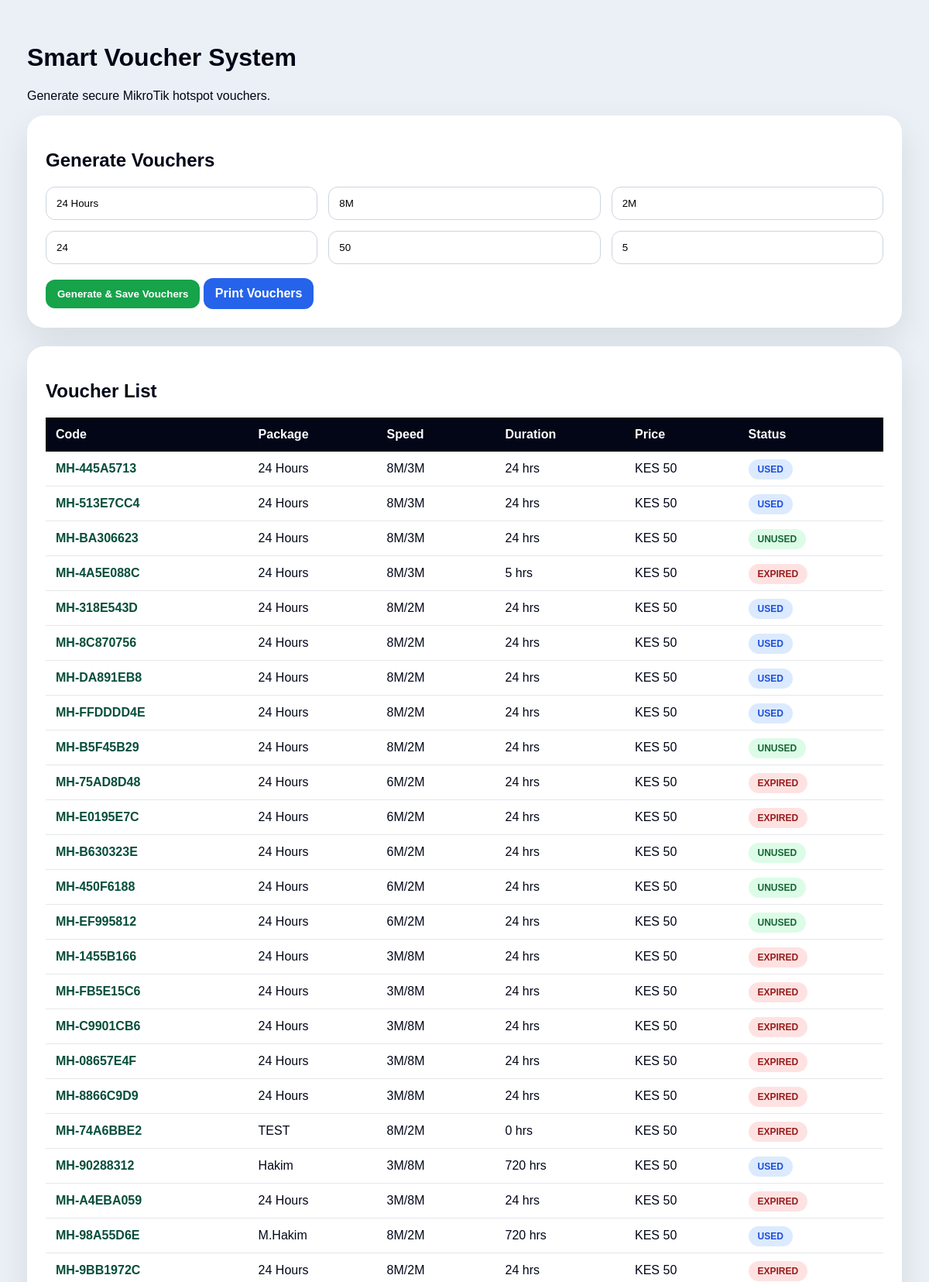
The page /smart_vouchers_before_final_pro_ui_2026-05-20_161318.php (upper part) on the database its author committed.
### tables this page shows
CREATE TABLE `smart_vouchers` (
  `id` int NOT NULL AUTO_INCREMENT,
  `voucher_code` varchar(50) NOT NULL,
  `package_name` varchar(100) DEFAULT NULL,
  `speed_down` varchar(30) DEFAULT '8M',
  `speed_up` varchar(30) DEFAULT '2M',
  `duration_hours` int DEFAULT '24',
  `price` decimal(10,2) DEFAULT '0.00',
  `status` enum('unused','used','expired') DEFAULT 'unused',
  `used_by` varchar(100) DEFAULT NULL,
  `used_at` datetime DEFAULT NULL,
  `expires_at` datetime DEFAULT NULL,
  `created_at` timestamp NULL DEFAULT CURRENT_TIMESTAMP,
  `updated_at` timestamp NULL DEFAULT NULL,
  PRIMARY KEY (`id`),
  UNIQUE KEY `voucher_code` (`voucher_code`)
);

### smart_vouchers_before_final_pro_ui_2026-05-20_161318.php (the view, shortened to what this page needs)
<?php
require_once __DIR__ . "/config/database.php";
$pdo->exec("
CREATE TABLE IF NOT EXISTS smart_vouchers (
 id INT AUTO_INCREMENT PRIMARY KEY,
 voucher_code VARCHAR(50) UNIQUE NOT NULL,
 package_name VARCHAR(100),
 speed_down VARCHAR(30) DEFAULT '8M',
 speed_up VARCHAR(30) DEFAULT '2M',
 duration_hours INT DEFAULT 24,
 price DECIMAL(10,2) DEFAULT 0,
 status ENUM('unused','used','expired') DEFAULT 'unused',
 used_by VARCHAR(100) NULL,
 used_at DATETIME NULL,
 expires_at DATETIME NULL,
 created_at TIMESTAMP DEFAULT CURRENT_TIMESTAMP
)
");
$vouchers = $pdo->query("
SELECT * FROM smart_vouchers
ORDER BY id DESC
LIMIT 100
")->fetchAll(PDO::FETCH_ASSOC);
?>
<!DOCTYPE html>
<html>
<head>
</head>
<body>
<div class="main">
<h1>Smart Voucher System</h1>
<p>Generate secure MikroTik hotspot vouchers.</p>
<div class="card">
<h2>Generate Vouchers</h2>
<form method="POST" action="smart_vouchers.php">
<div class="grid">
<input name="package_name" value="24 Hours" required>
<input name="speed_down" value="8M" required>
<input name="speed_up" value="2M" required>
<input name="duration_hours" type="number" value="24" required>
<input name="price" type="number" value="50" required>
<input name="qty" type="number" value="5" required>
</div>
<br>
<button class="green" type="submit">Generate & Save Vouchers</button>
<a class="blue btn" href="print_vouchers.php" target="_blank">Print Vouchers</a>
</form>
</div>
<div class="card">
<h2>Voucher List</h2>
<table>
<tr>
<th>Code</th>
<th>Package</th>
<th>Speed</th>
<th>Duration</th>
<th>Price</th>
<th>Status</th>
</tr>
<?php foreach($vouchers as $v): ?>
<tr>
<td class="voucher-code"><?php echo htmlspecialchars($v["voucher_code"]); ?></td>
<td><?php echo htmlspecialchars($v["package_name"]); ?></td>
<td><?php echo htmlspecialchars($v["speed_down"]."/".$v["speed_up"]); ?></td>
<td><?php echo (int)$v["duration_hours"]; ?> hrs</td>
<td>KES <?php echo number_format((float)$v["price"]); ?></td>
<td><span class="badge <?php echo $v["status"]; ?>"><?php echo strtoupper($v["status"]); ?></span></td>
</tr>
<?php endforeach; ?>
</table>
</div>
</div>
</body>
</html>

### smart_vouchers_before_final_pro_ui_2026-05-20_161318.php (style rules this page uses)
body { margin:0;font-family:Arial;background:#eaf0f5;color:#020617 }
.main { padding:35px }
.card { background:white;border-radius:22px;padding:24px;margin-bottom:24px;box-shadow:0 18px 45px rgba(15,23,42,.09) }
.grid { display:grid;grid-template-columns:repeat(3,1fr);gap:14px }
input { padding:13px;border:1px solid #cbd5e1;border-radius:12px;width:100%;box-sizing:border-box }
button,.btn { border:0;padding:11px 15px;border-radius:12px;font-weight:900;text-decoration:none;display:inline-block }
.green { background:#16a34a;color:white }
.blue { background:#2563eb;color:white }
table { width:100%;border-collapse:collapse }
th { background:#020617;color:white;text-align:left;padding:13px }
td { padding:13px;border-bottom:1px solid #e5e7eb }
.badge { padding:6px 12px;border-radius:999px;font-weight:900;font-size:12px }
.unused { background:#dcfce7;color:#166534 }
.used { background:#dbeafe;color:#1d4ed8 }
.expired { background:#fee2e2;color:#991b1b }
.voucher-code { font-weight:900;color:#064e3b }

### rows shown on the page
smart_vouchers: voucher_code "MH-445A5713", package_name "24 Hours", speed_down+speed_up "8M/3M", duration_hours "24", price "50", status "USED"
smart_vouchers: voucher_code "MH-513E7CC4", package_name "24 Hours", speed_down+speed_up "8M/3M", duration_hours "24", price "50", status "USED"
smart_vouchers: voucher_code "MH-BA306623", package_name "24 Hours", speed_down+speed_up "8M/3M", duration_hours "24", price "50", status "UNUSED"
smart_vouchers: voucher_code "MH-4A5E088C", package_name "24 Hours", speed_down+speed_up "8M/3M", duration_hours "5", price "50", status "EXPIRED"
smart_vouchers: voucher_code "MH-318E543D", package_name "24 Hours", speed_down+speed_up "8M/2M", duration_hours "24", price "50", status "USED"
smart_vouchers: voucher_code "MH-8C870756", package_name "24 Hours", speed_down+speed_up "8M/2M", duration_hours "24", price "50", status "USED"
smart_vouchers: voucher_code "MH-DA891EB8", package_name "24 Hours", speed_down+speed_up "8M/2M", duration_hours "24", price "50", status "USED"
smart_vouchers: voucher_code "MH-FFDDDD4E", package_name "24 Hours", speed_down+speed_up "8M/2M", duration_hours "24", price "50", status "USED"
smart_vouchers: voucher_code "MH-B5F45B29", package_name "24 Hours", speed_down+speed_up "8M/2M", duration_hours "24", price "50", status "UNUSED"
smart_vouchers: voucher_code "MH-75AD8D48", package_name "24 Hours", speed_down+speed_up "6M/2M", duration_hours "24", price "50", status "EXPIRED"
smart_vouchers: voucher_code "MH-E0195E7C", package_name "24 Hours", speed_down+speed_up "6M/2M", duration_hours "24", price "50", status "EXPIRED"
smart_vouchers: voucher_code "MH-B630323E", package_name "24 Hours", speed_down+speed_up "6M/2M", duration_hours "24", price "50", status "UNUSED"
smart_vouchers: voucher_code "MH-450F6188", package_name "24 Hours", speed_down+speed_up "6M/2M", duration_hours "24", price "50", status "UNUSED"
smart_vouchers: voucher_code "MH-EF995812", package_name "24 Hours", speed_down+speed_up "6M/2M", duration_hours "24", price "50", status "UNUSED"
smart_vouchers: voucher_code "MH-1455B166", package_name "24 Hours", speed_down+speed_up "3M/8M", duration_hours "24", price "50", status "EXPIRED"
smart_vouchers: voucher_code "MH-FB5E15C6", package_name "24 Hours", speed_down+speed_up "3M/8M", duration_hours "24", price "50", status "EXPIRED"
smart_vouchers: voucher_code "MH-C9901CB6", package_name "24 Hours", speed_down+speed_up "3M/8M", duration_hours "24", price "50", status "EXPIRED"
smart_vouchers: voucher_code "MH-08657E4F", package_name "24 Hours", speed_down+speed_up "3M/8M", duration_hours "24", price "50", status "EXPIRED"
smart_vouchers: voucher_code "MH-8866C9D9", package_name "24 Hours", speed_down+speed_up "3M/8M", duration_hours "24", price "50", status "EXPIRED"
smart_vouchers: voucher_code "MH-74A6BBE2", package_name "TEST", speed_down+speed_up "8M/2M", duration_hours "0", price "50", status "EXPIRED"
smart_vouchers: voucher_code "MH-90288312", package_name "Hakim", speed_down+speed_up "3M/8M", duration_hours "720", price "50", status "USED"
smart_vouchers: voucher_code "MH-A4EBA059", package_name "24 Hours", speed_down+speed_up "3M/8M", duration_hours "24", price "50", status "EXPIRED"
smart_vouchers: voucher_code "MH-98A55D6E", package_name "M.Hakim", speed_down+speed_up "8M/2M", duration_hours "720", price "50", status "USED"
smart_vouchers: voucher_code "MH-9BB1972C", package_name "24 Hours", speed_down+speed_up "8M/2M", duration_hours "24", price "50", status "EXPIRED"
